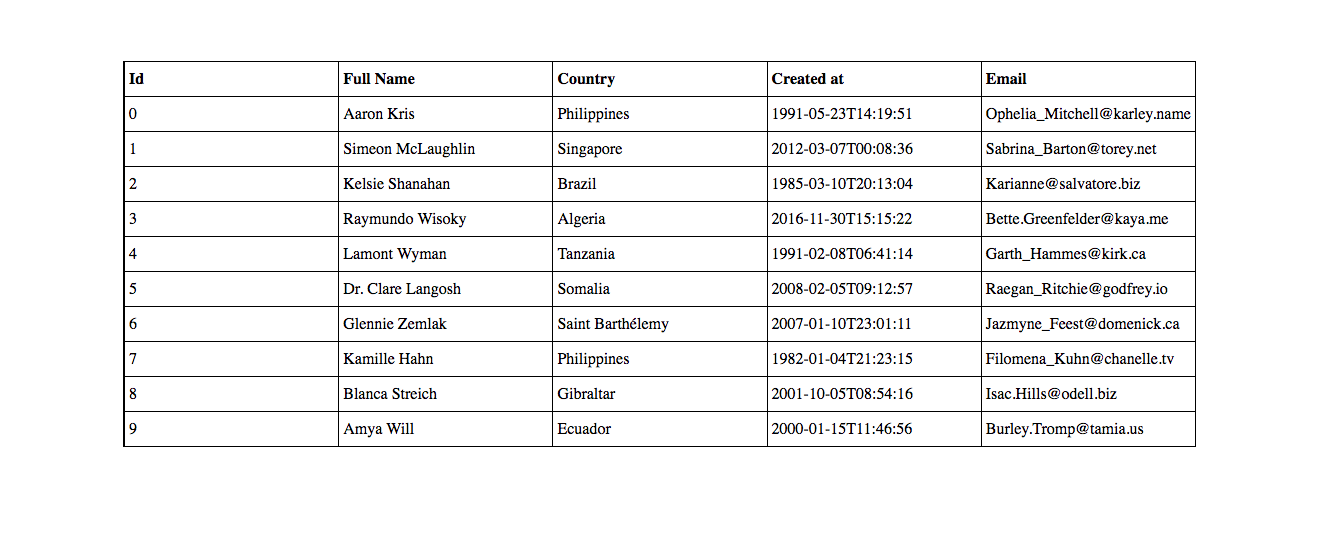
#> input picture input/image1.png, 1322 x 538 px, found by its file name
$ python houghP.py
#> lines starting #> are read from the running program, lines starting #| are printed output that depends on the picture; after the words box and inside, x2 and y2 are one past the last pixel; in counts of white or black regions, pixels touching at a corner belong together
import cv2
import numpy as np

img = cv2.imread('with_borders\image1.png')
#> img is the input picture: shape (538, 1322, 3); mean B, G, R 243.1, 243, 243.1
gray = cv2.cvtColor(img,cv2.COLOR_BGR2GRAY)
edges = cv2.Canny(gray,50,150,apertureSize = 3)
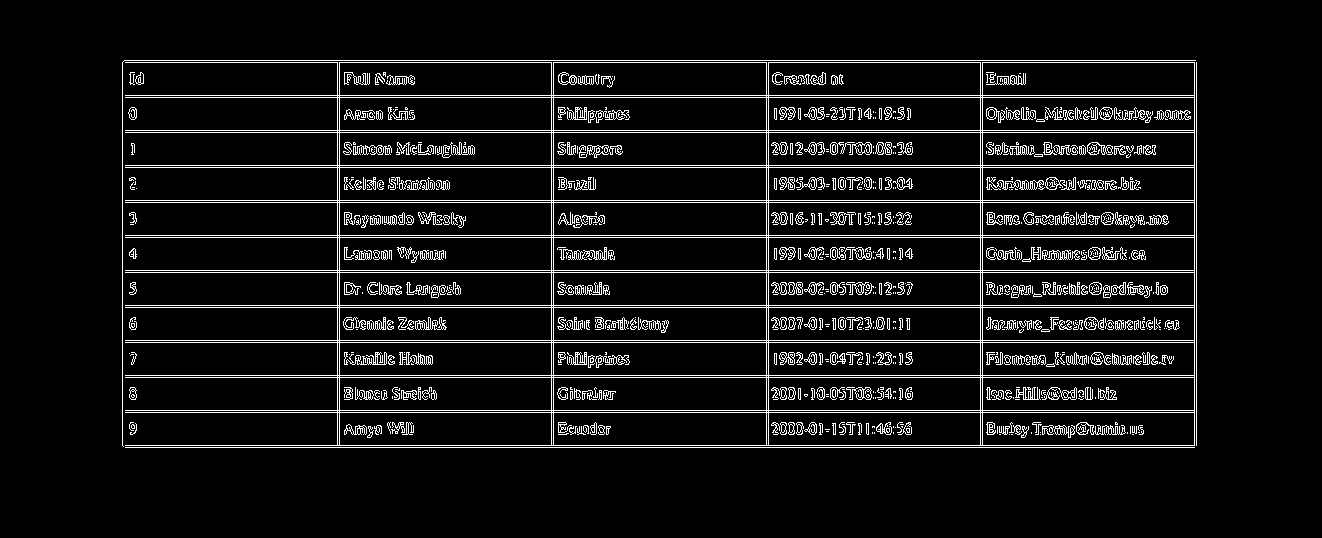
#> edges: shape (538, 1322); 7.5% white in thin lines or dots, all inside (x1, y1, x2, y2) = (122, 60, 1197, 448)
minLineLength = 100
maxLineGap = 10
x=set()
y=set()
# lines = set() # holds lines already seen
#> (the run stopped early here; a loop or call above may not have finished)

$ run again, with input/image10.png copied over input/image1.png
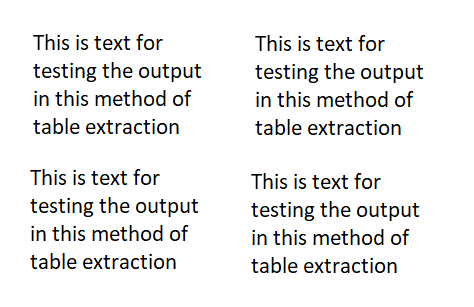
#> input picture input/image10.png, 474 x 307 px, found by its file name
#> img is the input picture: shape (307, 474, 3); mean B, G, R 237.9, 238, 237.9
#> `gray = cv2.cvtColor(img,cv2.COLOR_BGR2GRAY)`:
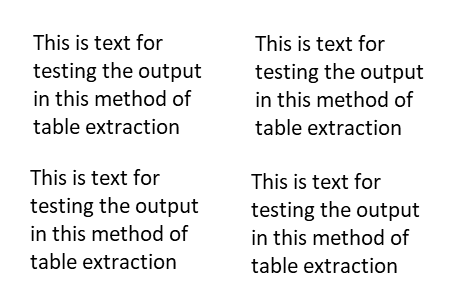
#> gray: shape (307, 474); min 0, max 255, mean 237.9
#> `edges = cv2.Canny(gray,50,150,apertureSize = 3)`:
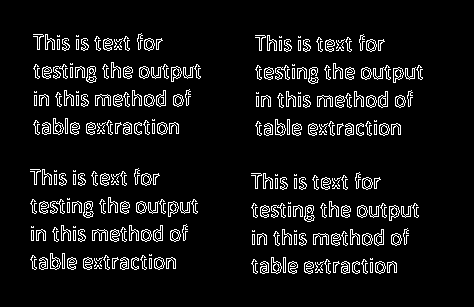
#> edges: shape (307, 474); 7.6% white in thin lines or dots, all inside (x1, y1, x2, y2) = (30, 33, 423, 274)

$ run again, with input/image2.png copied over input/image1.png
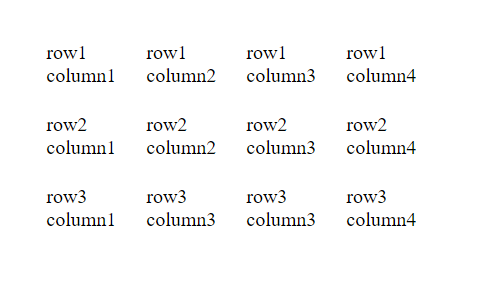
#> input picture input/image2.png, 487 x 294 px, found by its file name
#> img is the input picture: shape (294, 487, 3); mean B, G, R 248, 248, 248
#> `gray = cv2.cvtColor(img,cv2.COLOR_BGR2GRAY)`:
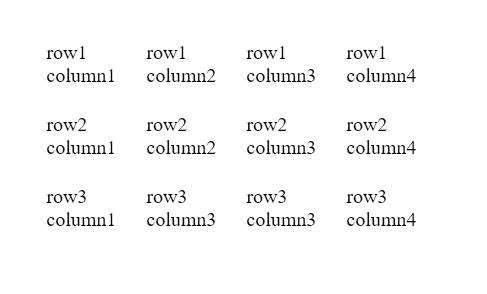
#> gray: shape (294, 487); min 0, max 255, mean 248
#> `edges = cv2.Canny(gray,50,150,apertureSize = 3)`:
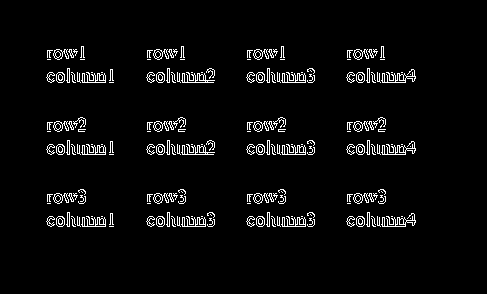
#> edges: shape (294, 487); 4.2% white in thin lines or dots, all inside (x1, y1, x2, y2) = (46, 46, 416, 227)

$ run again, with input/image3.png copied over input/image1.png
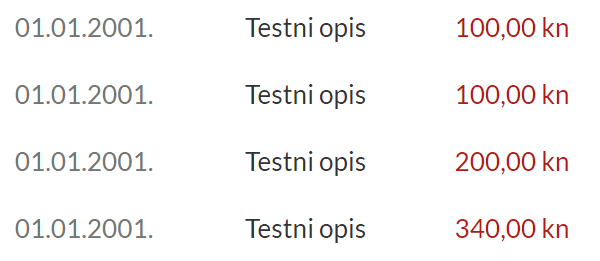
#> input picture input/image3.png, 600 x 261 px, found by its file name
#> img is the input picture: shape (261, 600, 3); mean B, G, R 245.8, 245.9, 247.9
#> `gray = cv2.cvtColor(img,cv2.COLOR_BGR2GRAY)`:
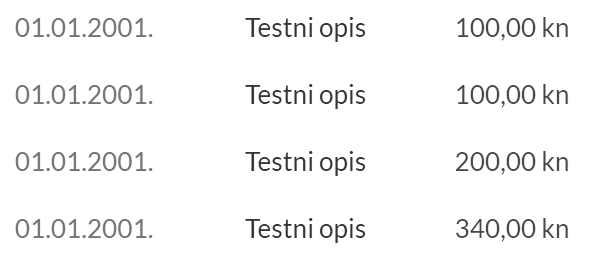
#> gray: shape (261, 600); min 51, max 255, mean 246.5
#> `edges = cv2.Canny(gray,50,150,apertureSize = 3)`:
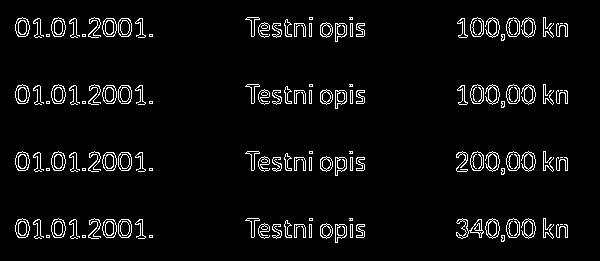
#> edges: shape (261, 600); 4.8% white in thin lines or dots, all inside (x1, y1, x2, y2) = (15, 17, 568, 243)
